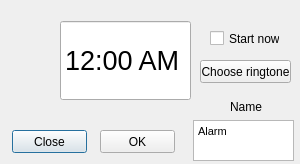
<?xml version="1.0" encoding="UTF-8"?>
<ui version="4.0">
 <class>NewAlarmWindow</class>
 <widget class="QDialog" name="NewAlarmWindow">
  <property name="geometry">
   <rect>
    <x>0</x>
    <y>0</y>
    <width>300</width>
    <height>164</height>
   </rect>
  </property>
  <property name="font">
   <font>
    <kerning>true</kerning>
   </font>
  </property>
  <property name="windowTitle">
   <string>Dialog</string>
  </property>
  <widget class="QPushButton" name="cancelButton">
   <property name="geometry">
    <rect>
     <x>12</x>
     <y>130</y>
     <width>75</width>
     <height>23</height>
    </rect>
   </property>
   <property name="text">
    <string>Close</string>
   </property>
  </widget>
  <widget class="QPushButton" name="confirmButton">
   <property name="geometry">
    <rect>
     <x>100</x>
     <y>130</y>
     <width>75</width>
     <height>23</height>
    </rect>
   </property>
   <property name="text">
    <string>OK</string>
   </property>
  </widget>
  <widget class="QTimeEdit" name="timeSet">
   <property name="geometry">
    <rect>
     <x>60</x>
     <y>20</y>
     <width>131</width>
     <height>81</height>
    </rect>
   </property>
   <property name="font">
    <font>
     <pointsize>20</pointsize>
    </font>
   </property>
   <property name="buttonSymbols">
    <enum>QAbstractSpinBox::NoButtons</enum>
   </property>
   <property name="displayFormat">
    <string>hh:mm AP</string>
   </property>
  </widget>
  <widget class="QPushButton" name="ringtoneButton">
   <property name="geometry">
    <rect>
     <x>200</x>
     <y>60</y>
     <width>91</width>
     <height>23</height>
    </rect>
   </property>
   <property name="text">
    <string>Choose ringtone</string>
   </property>
  </widget>
  <widget class="QCheckBox" name="startBox">
   <property name="geometry">
    <rect>
     <x>210</x>
     <y>30</y>
     <width>70</width>
     <height>17</height>
    </rect>
   </property>
   <property name="text">
    <string>Start now</string>
   </property>
  </widget>
  <widget class="QTextEdit" name="alarmName">
   <property name="geometry">
    <rect>
     <x>193</x>
     <y>120</y>
     <width>101</width>
     <height>41</height>
    </rect>
   </property>
   <property name="html">
    <string>&lt;!DOCTYPE HTML PUBLIC &quot;-//W3C//DTD HTML 4.0//EN&quot; &quot;http://www.w3.org/TR/REC-html40/strict.dtd&quot;&gt;
&lt;html&gt;&lt;head&gt;&lt;meta name=&quot;qrichtext&quot; content=&quot;1&quot; /&gt;&lt;style type=&quot;text/css&quot;&gt;
p, li { white-space: pre-wrap; }
&lt;/style&gt;&lt;/head&gt;&lt;body style=&quot; font-family:'MS Shell Dlg 2'; font-size:8.25pt; font-weight:400; font-style:normal;&quot;&gt;
&lt;p style=&quot; margin-top:0px; margin-bottom:0px; margin-left:0px; margin-right:0px; -qt-block-indent:0; text-indent:0px;&quot;&gt;Alarm&lt;/p&gt;
&lt;p style=&quot;-qt-paragraph-type:empty; margin-top:0px; margin-bottom:0px; margin-left:0px; margin-right:0px; -qt-block-indent:0; text-indent:0px;&quot;&gt;&lt;br /&gt;&lt;/p&gt;&lt;/body&gt;&lt;/html&gt;</string>
   </property>
  </widget>
  <widget class="QLabel" name="label">
   <property name="geometry">
    <rect>
     <x>230</x>
     <y>100</y>
     <width>47</width>
     <height>13</height>
    </rect>
   </property>
   <property name="text">
    <string>Name</string>
   </property>
  </widget>
 </widget>
 <resources/>
 <connections/>
</ui>
